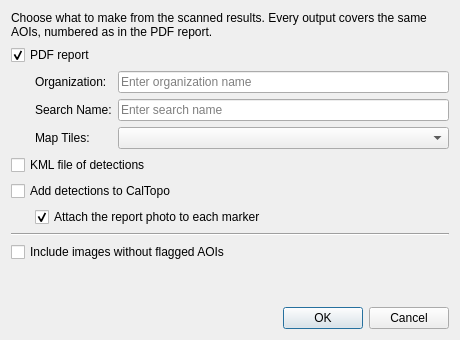
<?xml version="1.0" encoding="UTF-8"?>
<ui version="4.0">
 <class>CombinedExportDialog</class>
 <widget class="QDialog" name="CombinedExportDialog">
  <property name="geometry">
   <rect>
    <x>0</x>
    <y>0</y>
    <width>460</width>
    <height>340</height>
   </rect>
  </property>
  <property name="minimumSize">
   <size>
    <width>440</width>
    <height>0</height>
   </size>
  </property>
  <property name="windowTitle">
   <string>Export Combined Results</string>
  </property>
  <property name="modal">
   <bool>true</bool>
  </property>
  <layout class="QVBoxLayout" name="verticalLayout">
   <item>
    <widget class="QLabel" name="descriptionLabel">
     <property name="wordWrap">
      <bool>true</bool>
     </property>
     <property name="text">
      <string>Choose what to make from the scanned results. Every output covers the same AOIs, numbered as in the PDF report.</string>
     </property>
    </widget>
   </item>
   <item>
    <widget class="QCheckBox" name="pdfCheckBox">
     <property name="text">
      <string>PDF report</string>
     </property>
     <property name="checked">
      <bool>true</bool>
     </property>
    </widget>
   </item>
   <item>
    <widget class="QWidget" name="pdfOptionsWidget" native="true">
     <layout class="QFormLayout" name="pdfOptionsLayout">
      <property name="leftMargin">
       <number>24</number>
      </property>
      <property name="topMargin">
       <number>0</number>
      </property>
      <property name="rightMargin">
       <number>0</number>
      </property>
      <property name="bottomMargin">
       <number>0</number>
      </property>
      <item row="0" column="0">
       <widget class="QLabel" name="organizationLabel">
        <property name="text">
         <string>Organization:</string>
        </property>
       </widget>
      </item>
      <item row="0" column="1">
       <widget class="QLineEdit" name="organizationLineEdit">
        <property name="placeholderText">
         <string>Enter organization name</string>
        </property>
       </widget>
      </item>
      <item row="1" column="0">
       <widget class="QLabel" name="searchNameLabel">
        <property name="text">
         <string>Search Name:</string>
        </property>
       </widget>
      </item>
      <item row="1" column="1">
       <widget class="QLineEdit" name="searchNameLineEdit">
        <property name="placeholderText">
         <string>Enter search name</string>
        </property>
       </widget>
      </item>
      <item row="2" column="0">
       <widget class="QLabel" name="mapTilesLabel">
        <property name="text">
         <string>Map Tiles:</string>
        </property>
       </widget>
      </item>
      <item row="2" column="1">
       <widget class="QComboBox" name="mapTilesComboBox">
        <property name="toolTip">
         <string>Choose the background tiles for the PDF overview map.</string>
        </property>
       </widget>
      </item>
     </layout>
    </widget>
   </item>
   <item>
    <widget class="QCheckBox" name="kmlCheckBox">
     <property name="toolTip">
      <string>One placemark per AOI, in a folder per result set, named as in the PDF report. Opens in Google Earth and imports into CalTopo or SARTopo.</string>
     </property>
     <property name="text">
      <string>KML file of detections</string>
     </property>
    </widget>
   </item>
   <item>
    <widget class="QCheckBox" name="caltopoCheckBox">
     <property name="toolTip">
      <string>Add a marker for every AOI to a CalTopo map. You will choose how to sign in and which map next.</string>
     </property>
     <property name="text">
      <string>Add detections to CalTopo</string>
     </property>
    </widget>
   </item>
   <item>
    <widget class="QWidget" name="caltopoOptionsWidget" native="true">
     <layout class="QVBoxLayout" name="caltopoOptionsLayout">
      <property name="leftMargin">
       <number>24</number>
      </property>
      <property name="topMargin">
       <number>0</number>
      </property>
      <property name="rightMargin">
       <number>0</number>
      </property>
      <property name="bottomMargin">
       <number>0</number>
      </property>
      <item>
       <widget class="QCheckBox" name="caltopoPhotoCheckBox">
        <property name="toolTip">
         <string>Upload each AOI's photo from the PDF report (the full image with zoomed insets) to its marker. Turn off on a slow connection.</string>
        </property>
        <property name="text">
         <string>Attach the report photo to each marker</string>
        </property>
        <property name="checked">
         <bool>true</bool>
        </property>
       </widget>
      </item>
     </layout>
    </widget>
   </item>
   <item>
    <widget class="Line" name="scopeSeparator">
     <property name="orientation">
      <enum>Qt::Horizontal</enum>
     </property>
    </widget>
   </item>
   <item>
    <widget class="QCheckBox" name="includeImagesWithoutFlaggedAoisCheckBox">
     <property name="toolTip">
      <string>Applies to every output. When unchecked, only flagged AOIs (and AOIs a reviewer commented on) are exported. When checked, images with no flagged AOIs are also exported, with all of their AOIs.</string>
     </property>
     <property name="text">
      <string>Include images without flagged AOIs</string>
     </property>
    </widget>
   </item>
   <item>
    <spacer name="verticalSpacer">
     <property name="orientation">
      <enum>Qt::Vertical</enum>
     </property>
     <property name="sizeHint" stdset="0">
      <size>
       <width>20</width>
       <height>10</height>
      </size>
     </property>
    </spacer>
   </item>
   <item>
    <widget class="QDialogButtonBox" name="buttonBox">
     <property name="orientation">
      <enum>Qt::Horizontal</enum>
     </property>
     <property name="standardButtons">
      <set>QDialogButtonBox::Cancel|QDialogButtonBox::Ok</set>
     </property>
    </widget>
   </item>
  </layout>
 </widget>
 <tabstops>
  <tabstop>pdfCheckBox</tabstop>
  <tabstop>organizationLineEdit</tabstop>
  <tabstop>searchNameLineEdit</tabstop>
  <tabstop>mapTilesComboBox</tabstop>
  <tabstop>kmlCheckBox</tabstop>
  <tabstop>caltopoCheckBox</tabstop>
  <tabstop>caltopoPhotoCheckBox</tabstop>
  <tabstop>includeImagesWithoutFlaggedAoisCheckBox</tabstop>
 </tabstops>
 <resources/>
 <connections>
  <connection>
   <sender>buttonBox</sender>
   <signal>accepted()</signal>
   <receiver>CombinedExportDialog</receiver>
   <slot>accept()</slot>
  </connection>
  <connection>
   <sender>buttonBox</sender>
   <signal>rejected()</signal>
   <receiver>CombinedExportDialog</receiver>
   <slot>reject()</slot>
  </connection>
 </connections>
</ui>
